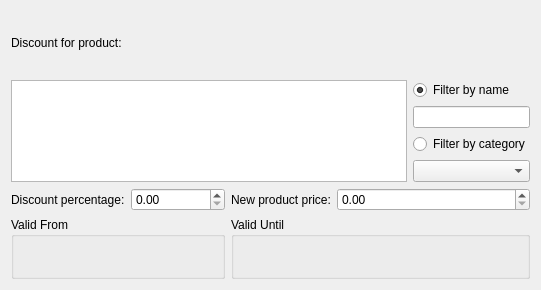
<?xml version="1.0" encoding="UTF-8"?>
<ui version="4.0">
 <class>promoEditor</class>
 <widget class="QWidget" name="promoEditor">
  <property name="geometry">
   <rect>
    <x>0</x>
    <y>0</y>
    <width>541</width>
    <height>290</height>
   </rect>
  </property>
  <property name="sizePolicy">
   <sizepolicy hsizetype="Maximum" vsizetype="Maximum">
    <horstretch>0</horstretch>
    <verstretch>0</verstretch>
   </sizepolicy>
  </property>
  <property name="minimumSize">
   <size>
    <width>532</width>
    <height>290</height>
   </size>
  </property>
  <property name="windowTitle">
   <string>Form</string>
  </property>
  <layout class="QGridLayout" name="gridLayout">
   <item row="0" column="0">
    <widget class="QLabel" name="label9">
     <property name="sizePolicy">
      <sizepolicy hsizetype="Maximum" vsizetype="Preferred">
       <horstretch>0</horstretch>
       <verstretch>0</verstretch>
      </sizepolicy>
     </property>
     <property name="text">
      <string>Discount for product:</string>
     </property>
    </widget>
   </item>
   <item row="1" column="0" colspan="5">
    <layout class="QGridLayout">
     <item row="0" column="0" rowspan="4">
      <widget class="QListView" name="productsList"/>
     </item>
     <item row="0" column="1">
      <widget class="QRadioButton" name="chByName">
       <property name="text">
        <string>Filter by name</string>
       </property>
       <property name="checked">
        <bool>true</bool>
       </property>
      </widget>
     </item>
     <item row="1" column="1" colspan="2">
      <widget class="QLineEdit" name="editName"/>
     </item>
     <item row="2" column="1" colspan="2">
      <widget class="QRadioButton" name="chByCat">
       <property name="text">
        <string>Filter by category</string>
       </property>
      </widget>
     </item>
     <item row="3" column="1" colspan="2">
      <widget class="QComboBox" name="comboCategory"/>
     </item>
    </layout>
   </item>
   <item row="2" column="0">
    <widget class="QLabel" name="label_9">
     <property name="sizePolicy">
      <sizepolicy hsizetype="Maximum" vsizetype="Preferred">
       <horstretch>0</horstretch>
       <verstretch>0</verstretch>
      </sizepolicy>
     </property>
     <property name="text">
      <string>Discount percentage:</string>
     </property>
     <property name="buddy">
      <cstring>spinboxDiscount</cstring>
     </property>
    </widget>
   </item>
   <item row="2" column="1">
    <widget class="QDoubleSpinBox" name="spinboxDiscount"/>
   </item>
   <item row="2" column="2">
    <widget class="QLabel" name="label">
     <property name="text">
      <string>New product price:</string>
     </property>
    </widget>
   </item>
   <item row="3" column="0" colspan="2">
    <widget class="QGroupBox" name="groupValidDate_2">
     <property name="sizePolicy">
      <sizepolicy hsizetype="Minimum" vsizetype="Preferred">
       <horstretch>0</horstretch>
       <verstretch>0</verstretch>
      </sizepolicy>
     </property>
     <property name="minimumSize">
      <size>
       <width>120</width>
       <height>0</height>
      </size>
     </property>
     <property name="title">
      <string>Valid From</string>
     </property>
     <layout class="QVBoxLayout">
      <property name="spacing">
       <number>2</number>
      </property>
      <property name="leftMargin">
       <number>4</number>
      </property>
      <property name="topMargin">
       <number>4</number>
      </property>
      <property name="rightMargin">
       <number>4</number>
      </property>
      <property name="bottomMargin">
       <number>4</number>
      </property>
      <item>
       <widget class="KDatePicker" name="offersDatepickerStart"/>
      </item>
     </layout>
    </widget>
   </item>
   <item row="3" column="2" colspan="3">
    <widget class="QGroupBox" name="groupValidDate">
     <property name="sizePolicy">
      <sizepolicy hsizetype="Minimum" vsizetype="Preferred">
       <horstretch>0</horstretch>
       <verstretch>0</verstretch>
      </sizepolicy>
     </property>
     <property name="minimumSize">
      <size>
       <width>150</width>
       <height>0</height>
      </size>
     </property>
     <property name="title">
      <string>Valid Until</string>
     </property>
     <layout class="QVBoxLayout">
      <property name="spacing">
       <number>2</number>
      </property>
      <property name="leftMargin">
       <number>4</number>
      </property>
      <property name="topMargin">
       <number>4</number>
      </property>
      <property name="rightMargin">
       <number>4</number>
      </property>
      <property name="bottomMargin">
       <number>4</number>
      </property>
      <item>
       <widget class="KDatePicker" name="offersDatepickerEnd"/>
      </item>
     </layout>
    </widget>
   </item>
   <item row="2" column="3" colspan="2">
    <widget class="QDoubleSpinBox" name="spinboxPrice">
     <property name="maximum">
      <double>999999.989999999990687</double>
     </property>
     <property name="singleStep">
      <double>0.100000000000000</double>
     </property>
    </widget>
   </item>
  </layout>
 </widget>
 <customwidgets>
  <customwidget>
   <class>KDatePicker</class>
   <extends>QFrame</extends>
   <header>KDatePicker</header>
   <container>1</container>
  </customwidget>
 </customwidgets>
 <resources/>
 <connections/>
</ui>
